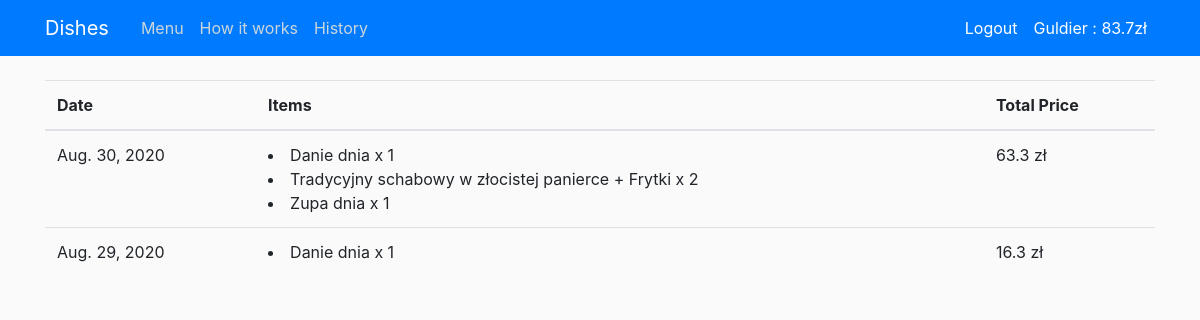
Before: /history/ (signed in) with the older database file.
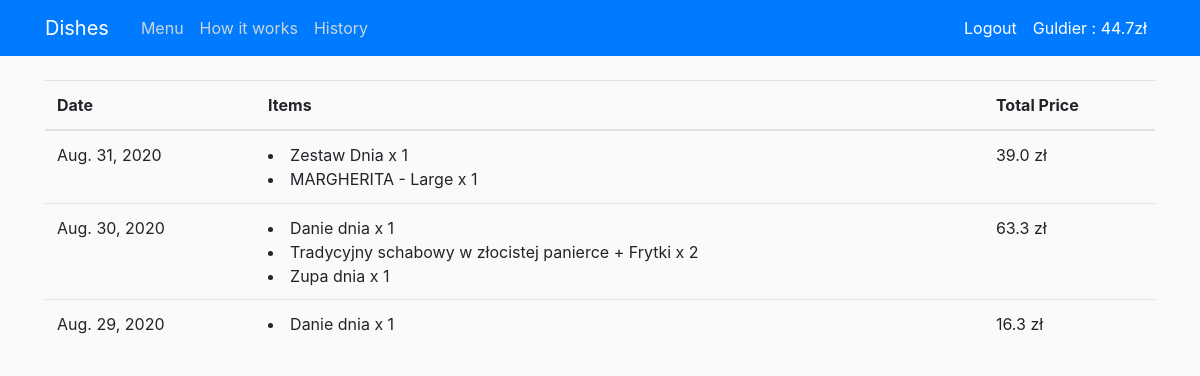
After: the same page with the newer database file.
### users/models.py (models this page shows, shortened)
class Profile(models.Model):
    user = models.OneToOneField(User, on_delete=models.CASCADE)
    money = models.FloatField(default=0)

### shop/views.py (the view)
# urls.py: path('history/',show_history, name='shop-history')
@login_required
def show_history(request):
    dates = Orders.objects.filter(user=request.user).dates('order_date','day')
    orders = Orders.objects.filter(user=request.user)
    history = []
    for d in reversed(dates):
        items = []
        total = 0
        for o in orders:
            if o.order_date.date() == d:
                items.append(f'{o.composition} x {o.quantity}')
                total += o.composition.price * o.quantity
        history.append({'date': d, 'items': items, 'price': total})
    context = {
        'summary': True,
        'money': Profile.objects.get(user=request.user).money,
        'history': history
    }
    return render(request,'shop/history.html',context)

### shop/models.py (called while the page is built)
    def __str__(self):
        return f'{self.name}'

    def __str__(self):
        return f'{self.name}'

    def __str__(self):
        if self.addon.name == 'empty':
            return f'{self.dish}'
        elif self.addon.addon_type == 'pizza':
            return f'{self.dish} - {self.addon}'
        else:
            return f'{self.dish} + {self.addon}'

### shop/templates/shop/history.html
{% extends 'shop/base.html' %}
{% block summary %}
    <div class="container">
       <table class="table">
            <thead>
            <tr>
                <th scope="col">Date</th>
                <th scope="col">Items</th>
                <th scope="col">Total Price</th>
            </tr>
            </thead>
            <tbody>
                {% for h in history %}
                    <tr>
                        <td> {{h.date}}</td>
                        <td>
                            {% for item in h.items %}
                                <li> {{item}} </li>
                            {% endfor %}
                        </td>
                        <td> {{h.price}} zł</td>
                    <tr>
                {% endfor %}
            </tbody>
        </table>
    </div>
{% endblock summary %}

### shop/templates/shop/base.html (shortened to what this page needs)
{% load static %}
<!DOCTYPE html>
<html>
<head>
    <link rel="stylesheet" href="https://stackpath.bootstrapcdn.com/bootstrap/4.5.2/css/bootstrap.min.css">
    <link rel="stylesheet" type="text/css" href="{% static 'shop/main.css' %}">
</head>
<body>
    <header class="site-header">
        <nav class="navbar navbar-expand-md navbar-dark bg-primary fixed-top">
            <div class="container">
                <a class="navbar-brand mr-4" href="{% url 'shop-home' %}">Dishes</a>
                <div class="collapse navbar-collapse" id="navbarToggle">
                    <div class="navbar-nav mr-auto">
                        <a class="nav-item nav-link" href="{% url 'shop-home' %}">Menu</a>
                        <a class="nav-item nav-link" href="{% url 'shop-about' %}">How it works</a>
                        {% if user.is_authenticated %}
                            <a class="nav-item nav-link" href="{% url 'shop-history' %}">History</a>
                        {% endif %}
                    </div>
                     <div class="navbar-nav">
                        {% if user.is_authenticated %}
                            <a class="nav-item nav-link" style="color: #ffffff" href="{% url 'logout' %}">Logout</a>
                            <a class="nav-item nav-link" style="color: #ffffff" href="{% url 'profile' %}">{{ user.username }} : {{money}}zł</a>
                        {% else %}
                            <a class="nav-item nav-link" style="color: #ffffff" href="{% url 'login' %}">Login</a>
                            <a class="nav-item nav-link" style="color: #ffffff" href="{% url 'register' %}">Register</a>
                        {% endif %}
                    </div>
                </div>
            </div>
        </nav>
    </header>
   <main role="main" class="container-fluid">
        {% if summary %}
            {% block summary %}
            {% endblock summary %}
        {% endif %}
    </main>
</body>
</html>

Changed rows visible on the page:
changed Profile: money "83.7" → "44.7"
Other visible differences:
new list line: "Aug. 31, 2020 Zestaw Dnia x 1 MARGHERITA - Large x 1 39.0 zł"
